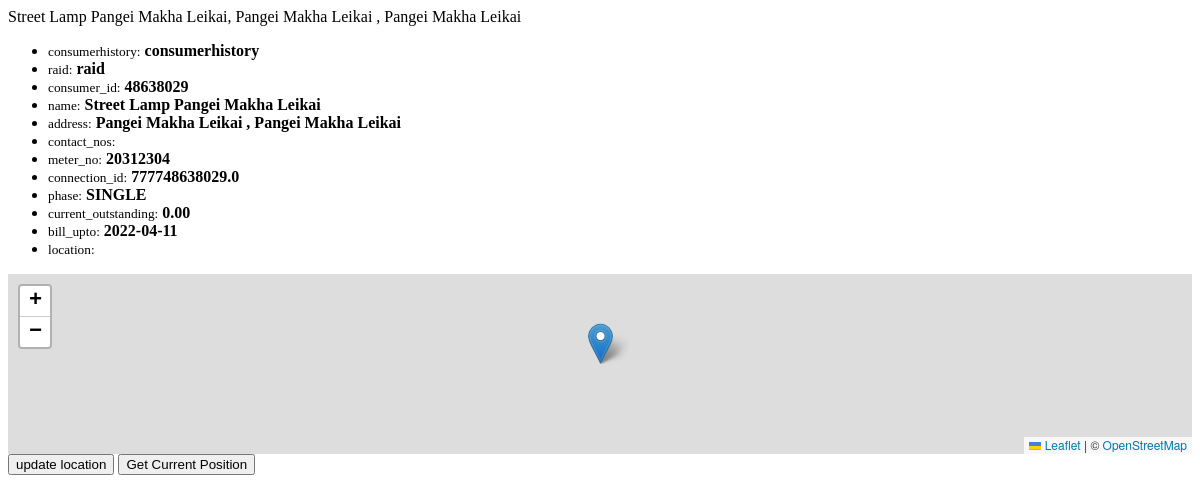
Before: /consumers/48638029/ with the older database file.
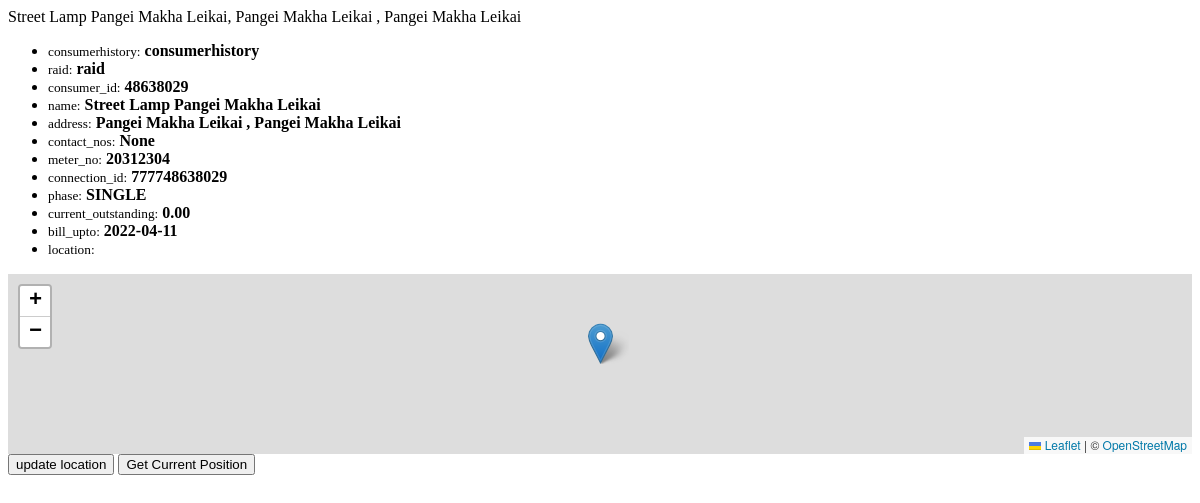
After: the same page with the newer database file.
### consumers/models.py (models this page shows)
class Consumer(models.Model):
    consumer_id = models.IntegerField(primary_key=True)
    name = models.CharField(max_length=100)
    address = models.CharField(max_length=200)
    contact_nos = models.CharField(max_length=30,null=True,blank=True)
    meter_no = models.CharField(max_length=20,null=True,blank=True)
    connection_id = models.CharField(max_length=20,null=True,blank=True)
    phase = models.CharField(max_length=10, choices=[('SINGLE', 'SINGLE'), ('THREE', 'THREE')])
    current_outstanding = models.DecimalField(default=0, max_digits=15, decimal_places=2)
    bill_upto = models.DateField(null=True, blank=True)
    tags = TaggableManager(blank=True)
    location = PlainLocationField(based_fields=["city"], zoom=15, default='24.823044419753995,93.95751714635482', blank=True, null=True)
    def __str__(self):
        return f'{self.name}, {self.address}'

### consumers/views.py (the view)
# urls.py: path("<int:consumer_id>/", views.consumer_details, name="consumer_details"),
def consumer_details(request, consumer_id):
    c = Consumer.objects.get(consumer_id=consumer_id)
    context = {"consumer_details": c, "location": c.location, "consumer_id": c.consumer_id}
    return render(request,"consumers/consumer_details.html",context  )

### consumers/templatetags/my_filters.py (called while the page is built)
@register.filter(is_safe=True)
def get_field_value(obj):
    fields = obj._meta.get_fields()
    res = "<ul>"
    for f in fields:
        fs = f.name.split('.')
        name = fs[-1]
        v = getattr(obj, f.name, name)
        res += f'<li><small>{name}:</small> <strong>{v}</strong></li>'
    res += "</ul>"
    return res

### consumers/templates/consumers/consumer_details.html (shortened to what this page needs)
{% load my_filters %}
<!DOCTYPE html>
<html>
<head>
<link rel="stylesheet" href="https://unpkg.com/leaflet@1.9.4/dist/leaflet.css"
/>
</head>
<body>
<div id="snap1">
  {{consumer_details}}
 {{consumer_details|get_field_value|safe}}
</div>
<div id="map"></div>
<div>
<button id="update_latlng">update location</button>
<input id="btn_get_loc" type="button" value="Get Current Position" onclick="getCurrentPosition()"
</div>
</body>
</html>

### consumers/templates/consumers/consumer_details.html (style rules this page uses)
#map { height: 180px; }

Changed rows visible on the page:
changed Consumer "Street Lamp Pangei Makha Leikai, Pangei Makha Leikai , Pangei Makha Leikai": contact_nos empty → empty (drawn); consumer_id+name+address "…Pangei Makha Leikai contact_nos: meter_no: 20312304 connection_id: 777748638029.0 phase: SINGLE current_outstanding: 0.00…" → "…Pangei Makha Leikai contact_nos: None meter_no: 20312304 connection_id: 777748638029 phase: SINGLE current_outstanding: 0.00…"
